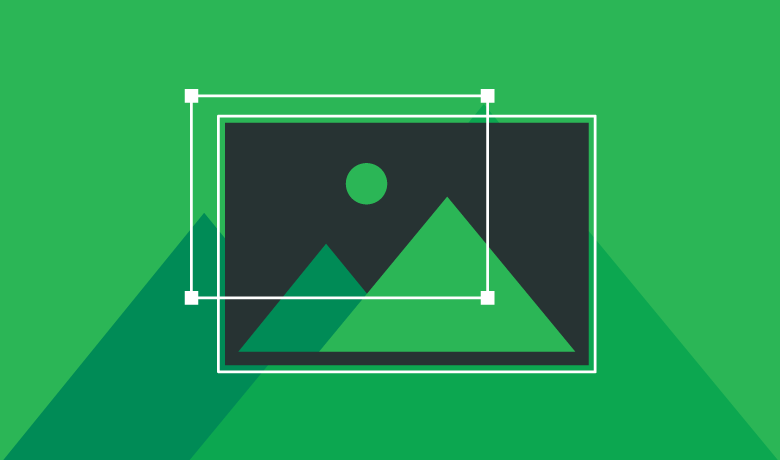
#> input picture example.png, 780 x 460 px
$ jupyter execute Assignment_14.ipynb
#> lines starting #> are read from the running program, lines starting #| are printed output that depends on the picture
<h2>1. What does RGBA stand for?</h2>

- RGBA stands for "Red Green Blue Alpha". It is a color model used to represent colors in digital images and computer graphics.

- The "Red", "Green", and "Blue" components represent the amounts of red, green, and blue light that combine to create a color, while the "Alpha" component represents the level of transparency or opacity of the color

<h2>2. From the Pillow module, how do you get the RGBA value of any images?</h2>

[cell 1]
from PIL import Image
image = Image.open("example.png")
#> image is the input picture: PIL image 780x460 RGB; mean R, G, B 37.4, 155, 82.5
x,y=(25,25)
rgba = image.getpixel((x, y))
#> rgba = (43, 182, 86)
display(image)
print(rgba)
#| (43, 182, 86)

<h2>3. What is a box tuple, and how does it work?</h2>

 - box tuple is a tuple of four values that represent the position and size of a rectangular area.

- a box tuple is commonly used to represent regions of an image or an area where an operation will be applied.

[cell 2]
from PIL import Image
image = Image.open("example.png")
display(image)
box = (185,90,495,305)
cropped_image = image.crop(box)
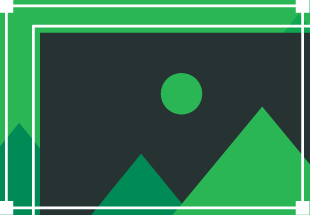
#> cropped_image: PIL image 310x215 RGB; mean R, G, B 51.9, 113.3, 78.8
display(cropped_image)

<h2>4. Use your image and load in notebook then, How can you find out the width and height of an Image object?</h2>

> To find out the width and height of an Image object in Python using the Pillow module, we can use the size attribute of the Image object.

[cell 3]
image = Image.open("example.png")
width, height = image.size
#> width = 780; height = 460
display(image)
print("Width:", width)
#| Width: 780
print("Height:", height)
#| Height: 460

<h2>5. What method would you call to get Image object for a 100×100 image, excluding the lower-left quarter of it?</h2>

- ImageObject.crop((0, 50, 50, 50))

<h2>6. After making changes to an Image object, how could you save it as an image file?</h2>

> To save an Image object as an image file in Python using the Pillow module, you can use the save() method of the Image object

[cell 4]
from PIL import Image
image = Image.open("example.png")
image = image.convert('1') # convert image to black and white
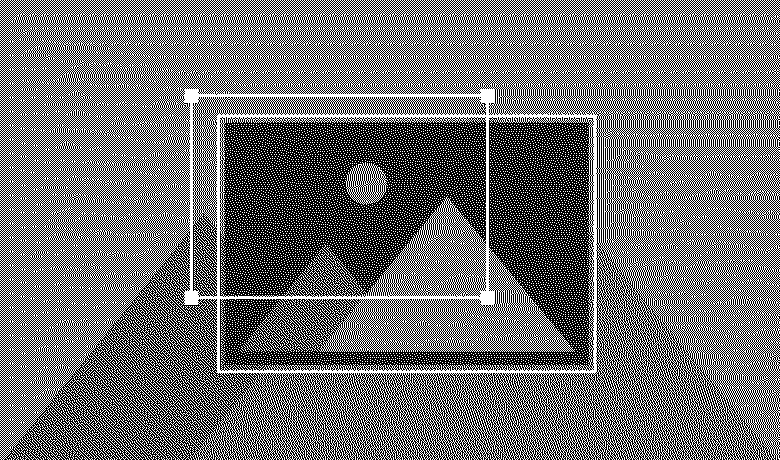
#> image: PIL image 780x460 1; 43.5% white in thin lines or dots
image.save('result.png')
display(Image.open("result.png"))# note saved image is displayed

<h2>7. What module contains Pillow’s shape-drawing code?</h2>

- Pillow's shape-drawing code is included in the ImageDraw module of the Pillow library.

- The ImageDraw module provides a Draw object that can be used to draw various shapes

[cell 5]
from PIL import Image, ImageDraw
image = Image.open("example.png")
draw = ImageDraw.Draw(image)
draw.rectangle((0, 250, height, height), fill=(0, 0, 0))
display(image)
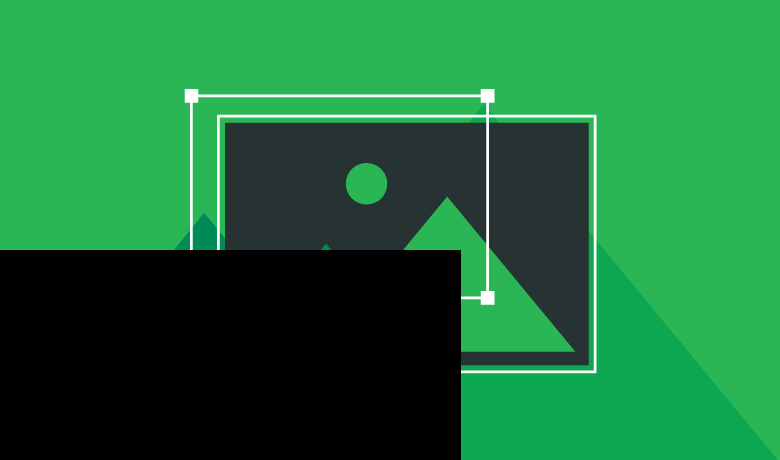
#> shown: PIL image 780x460 RGB; mean R, G, B 30.7, 114.3, 59.7

<h2>8. Image objects do not have drawing methods. What kind of object does? How do you get this kind of object?</h2>

- the Draw object in the ImageDraw module have drawing methods.

- we can draw shapes, lines, and text on an Image object using the Draw object

To create a Draw object, you can call the ImageDraw.Draw() method and pass in the Image object that you want to draw on.

[cell 6]
from PIL import Image, ImageDraw
image = Image.open("example.png")
draw = ImageDraw.Draw(image)

this creates 'draw' object which can be used to draw shapes,lines and text on the image

[cell 7]
draw.rectangle((50, 50, 150, 150), fill=(0, 0, 255))
draw.line((0,0,width,height))
draw.text((width/2,height/2),"this is a text")
display(image)
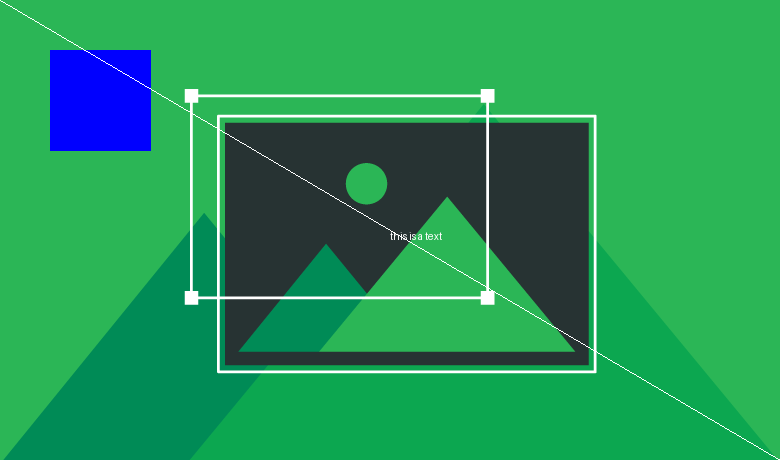
#> shown: PIL image 780x460 RGB; mean R, G, B 36.7, 150.2, 87.7
